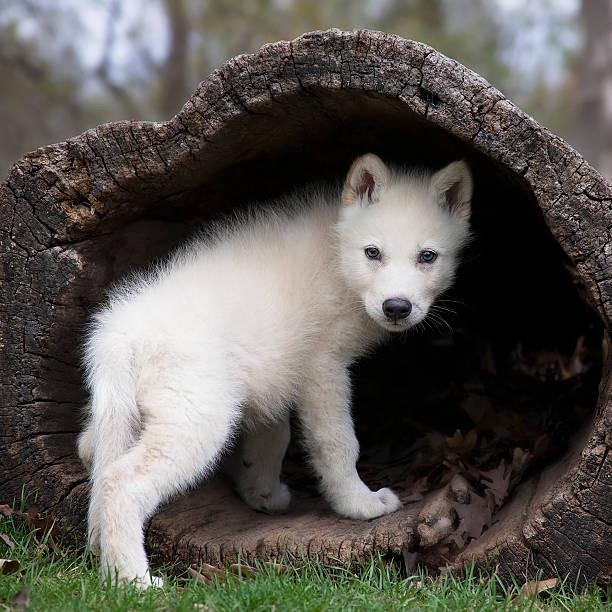
#> input picture 1207070121_Syahrul Fikri_PCD_Prak.10/little wolf.jpg, 612 x 612 px
$ jupyter execute 'Ektraksi Fitur LBP.ipynb'
#> lines starting #> are read from the running program, lines starting #| are printed output that depends on the picture
#### **File : Ektraksi Fitur LBP.ipynb**

#### **Authors : Syahrul Fikri**

#### **NIM : 1207070121**

#### **Pengolahan Citra Digital - TKK**

#### **Teknik Elektro Fakultas Sains dan Teknologi Universitas Islam Negeri Sunan Gunung Djati Bandung**

Load library dan Fungsi

[cell 1]
import cv2 # OpenCV
import numpy as np # NumPy
from matplotlib import pyplot as plt # Matplotlib

Fungsi untuk menghitung lbp pada pixel

[cell 2]
def get_pixel(img, center, x, y):
    # Fungsi untuk mendapatkan nilai piksel baru
    new_value = 0
    try:
        if img[x][y] >= center:
            new_value = 1
    except:
        pass
    return new_value

def lbp_calculated_pixel(img, x, y):
    '''
    Format :
    64 | 128 | 1
    ----------------
    32 | 0 | 2
    ----------------
    16 | 8 | 4
    '''
    center = img[x][y]
    val_ar = []

    # Mengambil nilai piksel pada posisi-posisi tertentu sesuai format LBP
    val_ar.append(get_pixel(img, center, x-1, y+1)) # top_right
    val_ar.append(get_pixel(img, center, x, y+1)) # right
    val_ar.append(get_pixel(img, center, x+1, y+1)) # bottom_right
    val_ar.append(get_pixel(img, center, x+1, y)) # bottom
    val_ar.append(get_pixel(img, center, x+1, y-1)) # bottom_left
    val_ar.append(get_pixel(img, center, x, y-1)) # left
    val_ar.append(get_pixel(img, center, x-1, y-1)) # top_left
    val_ar.append(get_pixel(img, center, x-1, y)) # top

    power_val = [1, 2, 4, 8, 16, 32, 64, 128]
    val = 0

    # Menghitung nilai LBP berdasarkan nilai piksel sekitar
    for i in range(len(val_ar)):
        val += val_ar[i] * power_val[i]
    return val

Fungsi menampilkan output

[cell 3]
# [50 lines left out: function show_output, not called in this run]

Fungsi Main

[cell 4]
image_file = 'little wolf.jpg'
img_bgr = cv2.imread(image_file)
#> img_bgr is the input picture: shape (612, 612, 3); mean B, G, R 83.1, 88, 91.4
height, width, channel = img_bgr.shape
#> height = 612; width = 612; channel = 3
img_gray = cv2.cvtColor(img_bgr, cv2.COLOR_BGR2GRAY)
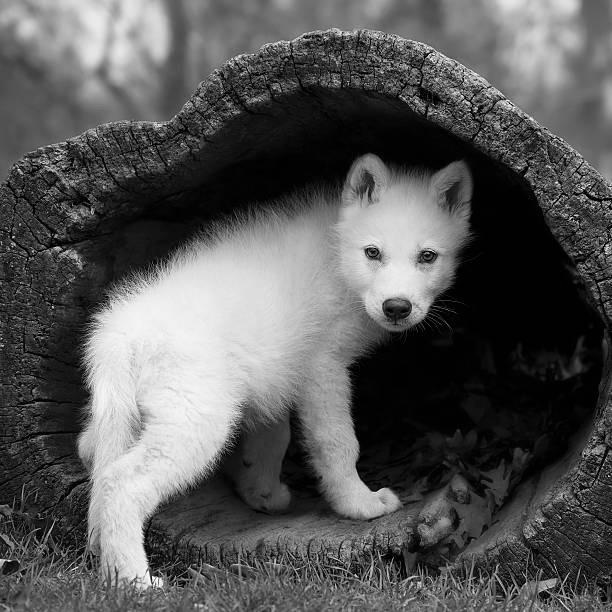
#> img_gray: shape (612, 612); min 0, max 255, mean 88.5

# Membuat citra LBP kosong dengan ukuran yang sama dengan citra grayscale
img_lbp = np.zeros((height, width, 3), np.uint8)

# Menghitung nilai LBP untuk setiap piksel di citra grayscale
for i in range(0, height):
    for j in range(0, width):
        img_lbp[i, j] = lbp_calculated_pixel(img_gray, i, j)

# Menghitung histogram LBP
hist_lbp = cv2.calcHist([img_lbp], [0], None, [256], [0, 256])

# Membuat daftar output untuk ditampilkan
output_list = []
output_list.append({"img": cv2.cvtColor(img_bgr, cv2.COLOR_BGR2RGB),
                    "xlabel": "",
                    "ylabel": "",
                    "xtick": [],
                    "ytick": [],
                    "title": "Normal Image",
                    "type": "normal"
                    })
output_list.append({"img": img_gray,
                    "xlabel": "",
                    "ylabel": "",
                    "xtick": [],
                    "ytick": [],
                    "title": "Gray Image",
                    "type": "gray"
                    })
output_list.append({"img": img_lbp,
                    "xlabel": "",
                    "ylabel": "",
                    "xtick": [],
                    "ytick": [],
                    "title": "LBP Image",
                    "type": "gray"
                    })
output_list.append({"img": hist_lbp,
                    "xlabel": "Bins",
                    "ylabel": "Number of pixels",
                    "xtick": None,
                    "ytick": None,
                    "title": "Histogram(LBP)",
                    "type": "histogram"
                    })

# Menampilkan output
show_output(output_list)

cv2.waitKey(0)
cv2.destroyAllWindows()
print("LBP Program selesai")
